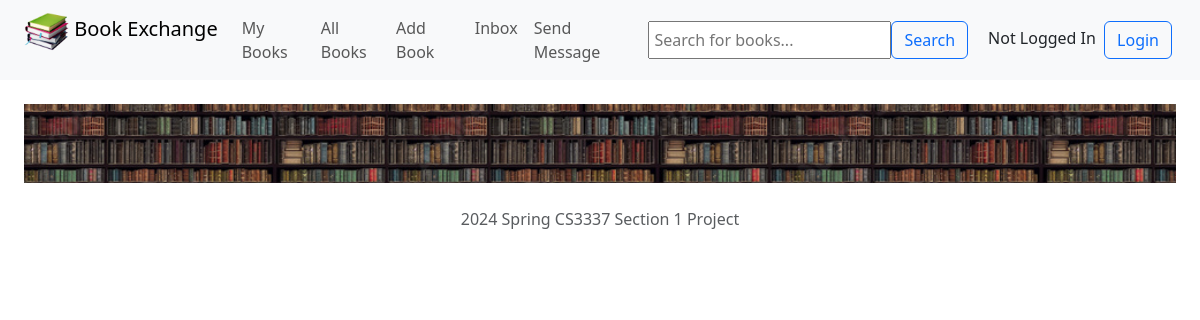
Screenshot of /search with the database file from the repository.
### bookMng/models.py (models this page shows, shortened)
class MainMenu(models.Model):
    item = models.CharField(max_length=200, unique=True)
    link = models.CharField(max_length=200, unique=True)

### bookMng/views.py (the view)
# urls.py: path('search', views.search, name='search'),
def search(request):
    query = request.POST.get('q')
    books = []
    if query:
        all_books = Book.objects.all()
        matches = difflib.get_close_matches(query.lower(), [q.name.lower() for q in all_books], cutoff=0.3)
        books = [q for q in all_books if q.name.lower() in matches]
        for b in books:
            b.pic_path = b.picture.url[14:]
    return render(request,
                  'bookMng/search.html',
                  {
                      'item_list': MainMenu.objects.all(),
                      'books': books,
                      'query': query
                   })

### bookEx/templates/bookMng/search.html (shortened to what this page needs)
{% extends "base.html" %}
{% load static %}

### bookEx/templates/base.html (shortened to what this page needs)
{% load static %}
<!DOCTYPE html>
<html lang="en">
<head>
    <link href="https://cdn.jsdelivr.net/npm/bootstrap@5.3.3/dist/css/bootstrap.min.css" rel="stylesheet">
</head>
<body>
    <header>
        <nav class="navbar navbar-expand-lg bg-body-tertiary navbar-light">
            <div class="container-fluid">
                <div class="collapse navbar-collapse container">
                    <ul class="navbar-nav">
                        <li>
                            <a class="navbar-brand" href="/">
                                <img src="{% static 'logo.png' %}" alt="Home" width="45" height="45" />
                                Book Exchange
                            </a>
                        </li>
                        {% block sidenav %}
                        {% for item in item_list %}
                        <li class="nav-item">
                            <a class="nav-link" href="{{ item.link }}">{{item.item}}</a>
                        </li>
                        {% endfor %}
                        {% endblock sidenav %}
                    </ul>
                </div>
                <form class="ms-auto d-inline-flex" action="{% url 'search' %}" method="post">
                    <input class="px-1" type="text" name="q" placeholder="Search for books...">
                    <button class="btn btn-outline-primary" type="submit">Search</button>
                </form>
                <span>
                    {% if user.is_authenticated %}
                    <form class="ms-auto text-nowrap px-3" action="{% url 'logout' %}?next=/" method="post">
                        <span class="px-1">{{ user.username }}</span>
                        <button class="btn btn-outline-danger" type="submit">Logout</button>
                        {% csrf_token %}
                    </form>
                    {% else %}
                    <form class="ms-auto text-nowrap px-3" action="{% url 'login' %}?next=/" method="get">
                        <span class="px-1">Not Logged In</span>
                        <button class="btn btn-outline-primary" type="submit">Login</button>
                    </form>
                    {% endif %}
                </span>
            </div>
        </nav>
    </header>
    <main class="container-fluid p-3 text-center">
        <img class="img-fluid p-2 w-100" src="{% static 'shelf.png' %}" alt="Banner">
    </main>
    <footer class="text-center text-muted">
        2024 Spring CS3337 Section 1 Project
    </footer>
</body>
</html>

### rows the page displays
MainMenu: item "My Books"
MainMenu: item "All Books"
MainMenu: item "Add Book"
MainMenu: item "Inbox"
MainMenu: item "Send Message"
